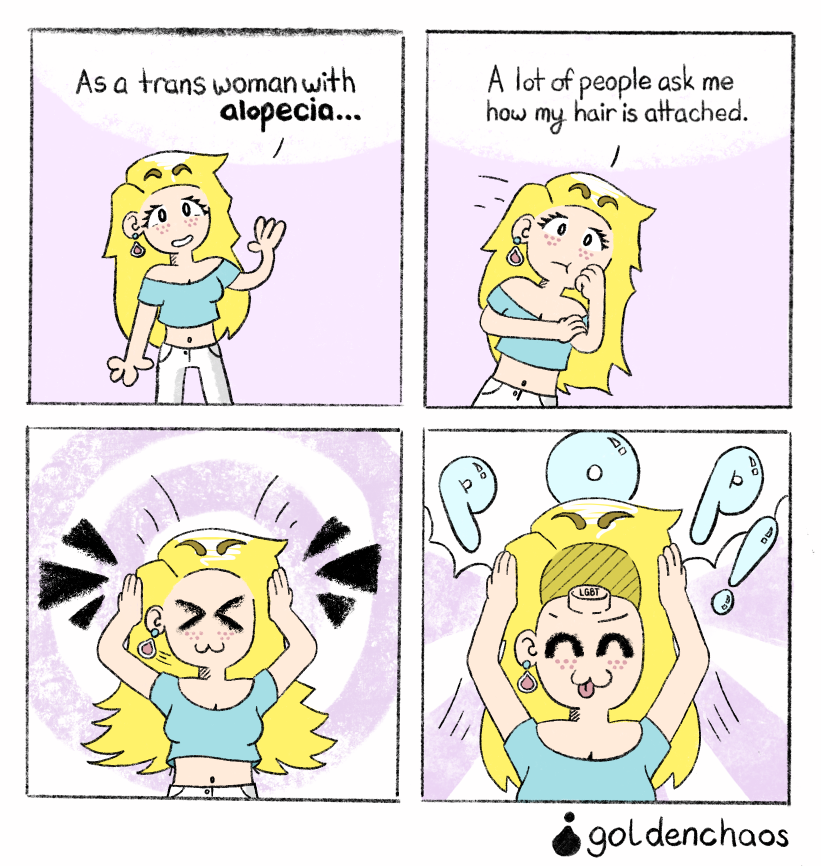
#> input picture images/comics/1_alopecia.png, 1642 x 1731 px (shown at 1/2 size)
$ python generate_thumbnails.py
#> lines starting #> are read from the running program, lines starting #| are printed output that depends on the picture
from PIL import Image
import os

# Directory paths
comics_dir = "images/comics"
output_dir = "images/comics/thumb"

# Create output directory if it doesn't exist
os.makedirs(output_dir, exist_ok=True)

# Thumbnail max dimensions (fit within 500x500, maintain aspect ratio)
thumb_max = 500

# Comic images to process
comics = [
    "1_alopecia.png",
    "2_latte_art.png",
    "3_yuri_mustache.png",
    "4_dont_tell_me_my_age.png",
    "5_freckles.png",
    "6_gay.png"
]

for comic in comics:
    input_path = os.path.join(comics_dir, comic)

    if not os.path.exists(input_path):
        print(f"File not found: {input_path}")
        continue

    # Open the original image
    img = Image.open(input_path)
#> img is the input picture: PIL image 1642x1731 RGBA; mean R, G, B, A 230.5, 225, 219.1, 255

    # Calculate dimensions to fit within 500x500 while maintaining aspect ratio
    img_width, img_height = img.size
#> img_width = 1642; img_height = 1731
    aspect_ratio = img_width / img_height
#> aspect_ratio = 0.949

    if aspect_ratio > 1:  # Wider than tall
        thumb_width = thumb_max
        thumb_height = int(thumb_max / aspect_ratio)
    else:  # Taller than wide
        thumb_height = thumb_max
        thumb_width = int(thumb_max * aspect_ratio)
#> thumb_width = 474

    # Resize the image
    thumb_img = img.resize((thumb_width, thumb_height), Image.Resampling.LANCZOS)
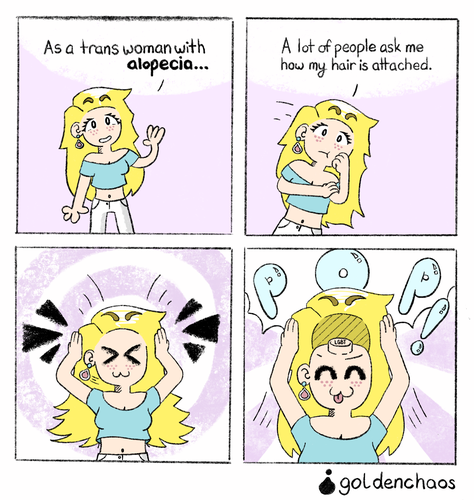
#> thumb_img: PIL image 474x500 RGBA; mean R, G, B, A 229.8, 224.7, 218.7, 255

    # Generate output filename
    base_name = os.path.splitext(comic)[0]
    output_filename = f"{base_name}-thumb.png"
    output_path = os.path.join(output_dir, output_filename)

    # Save the thumbnail
    thumb_img.save(output_path, "PNG", optimize=True)
    print(f"Created: {output_path} ({thumb_width}x{thumb_height}px, fits within 500x500)")
#| Created: images/comics/thumb/1_alopecia-thumb.png (474x500px, fits within 500x500)
#> pass 2 of the loop `for comic in comics:`:
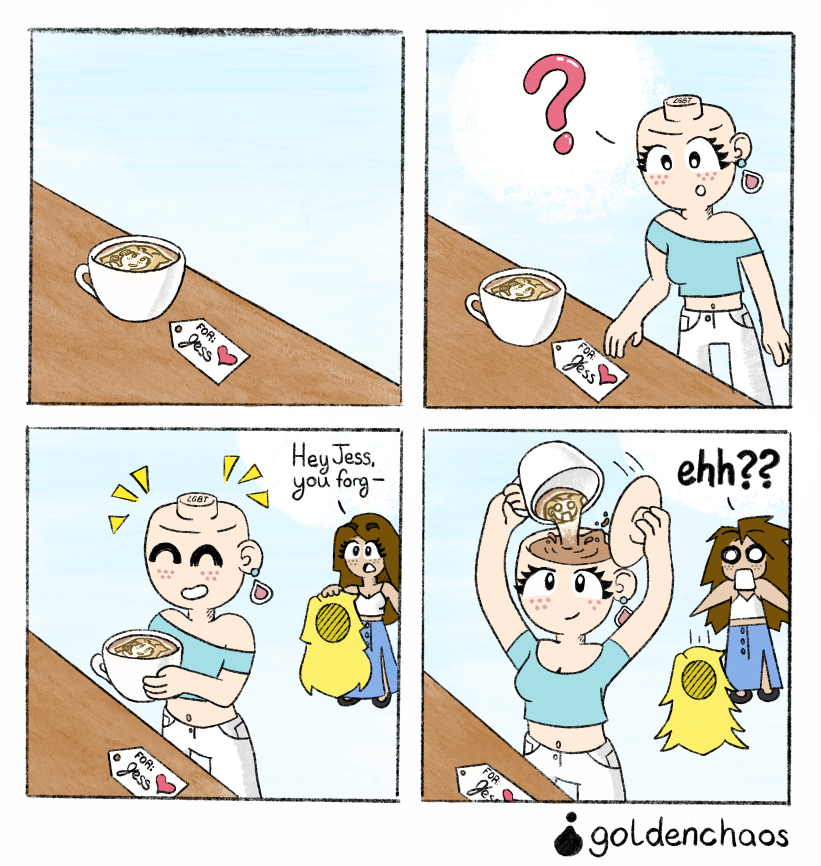
#> input picture images/comics/2_latte_art.png, 1642 x 1731 px (shown at 1/2 size)
#> img is the input picture: PIL image 1642x1731 RGBA; mean R, G, B, A 219.1, 217.5, 209.9, 255
#> `thumb_img = img.resize((thumb_width, thumb_height), Image.Resampling.L..`:
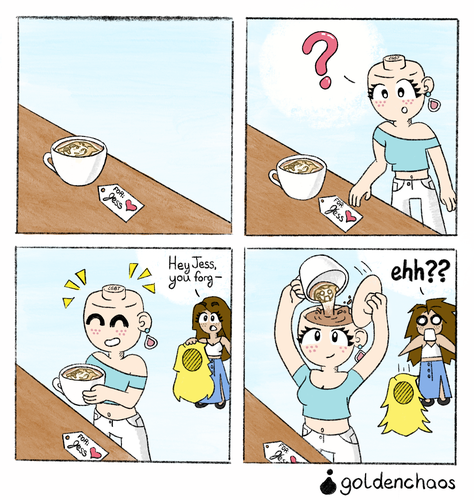
#> thumb_img: PIL image 474x500 RGBA; mean R, G, B, A 218.7, 217.1, 209.4, 255
#| Created: images/comics/thumb/2_latte_art-thumb.png (474x500px, fits within 500x500)
#> pass 3 of the loop `for comic in comics:`:
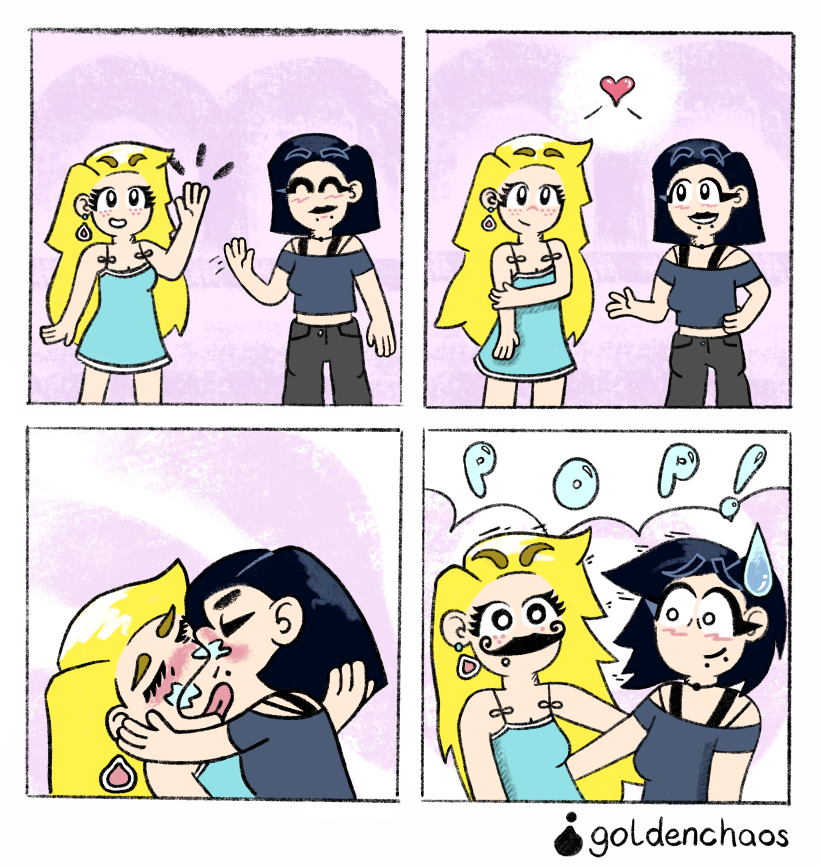
#> input picture images/comics/3_yuri_mustache.png, 1642 x 1731 px (shown at 1/2 size)
#> img is the input picture: PIL image 1642x1731 RGBA; mean R, G, B, A 207, 200.6, 196.7, 255
#> `thumb_img = img.resize((thumb_width, thumb_height), Image.Resampling.L..`:
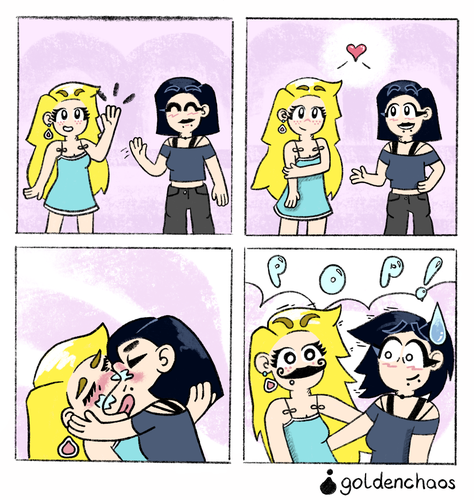
#> thumb_img: PIL image 474x500 RGBA; mean R, G, B, A 206.5, 200.4, 196.5, 255
#| Created: images/comics/thumb/3_yuri_mustache-thumb.png (474x500px, fits within 500x500)
#> the loop made 6 passes; the first 3 are shown

print("Done! All thumbnails have been generated.")
